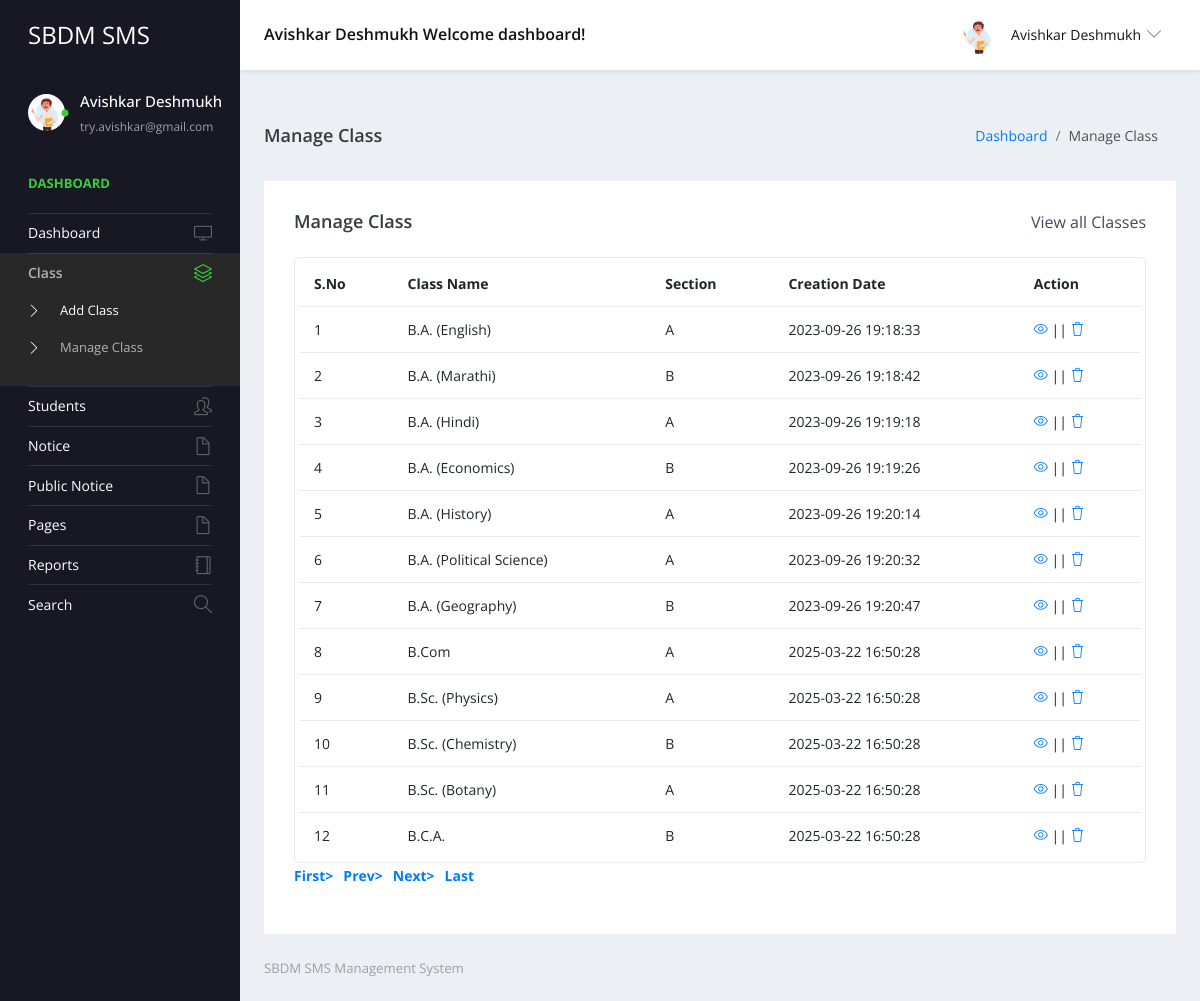
The app's page /admin/manage-class.php (signed in) with its own data.
### tables this page shows
CREATE TABLE `tblclass` (
  `ID` int(5) NOT NULL,
  `ClassName` varchar(50) DEFAULT NULL,
  `Section` varchar(20) DEFAULT NULL,
  `CreationDate` timestamp NULL DEFAULT current_timestamp()
);

### admin/manage-class.php (the view, shortened to what this page needs)
<?php
include('includes/dbconnection.php');
if (strlen($_SESSION['sturecmsaid']==0)) {
  header('location:logout.php');
  } else{
?>
<!DOCTYPE html>
<html lang="en">
  <head>
    <link rel="stylesheet" href="vendors/simple-line-icons/css/simple-line-icons.css">
    <link rel="stylesheet" href="vendors/flag-icon-css/css/flag-icon.min.css">
    <link rel="stylesheet" href="vendors/css/vendor.bundle.base.css">
    <link rel="stylesheet" href="./vendors/daterangepicker/daterangepicker.css">
    <link rel="stylesheet" href="./vendors/chartist/chartist.min.css">
    <link rel="stylesheet" href="./css/style.css">
  </head>
  <body>
    <div class="container-scroller">
     <?php include_once('includes/header.php');?>
      <div class="container-fluid page-body-wrapper">
        <?php include_once('includes/sidebar.php');?>
        <div class="main-panel">
          <div class="content-wrapper">
             <div class="page-header">
              <h3 class="page-title"> Manage Class </h3>
              <nav aria-label="breadcrumb">
                <ol class="breadcrumb">
                  <li class="breadcrumb-item"><a href="dashboard.php">Dashboard</a></li>
                  <li class="breadcrumb-item active" aria-current="page"> Manage Class</li>
                </ol>
              </nav>
            </div>
            <div class="row">
              <div class="col-md-12 grid-margin stretch-card">
                <div class="card">
                  <div class="card-body">
                    <div class="d-sm-flex align-items-center mb-4">
                      <h4 class="card-title mb-sm-0">Manage Class</h4>
                      <a href="#" class="text-dark ml-auto mb-3 mb-sm-0"> View all Classes</a>
                    </div>
                    <div class="table-responsive border rounded p-1">
                      <table class="table">
                        <thead>
                          <tr>
                            <th class="font-weight-bold">S.No</th>
                            <th class="font-weight-bold">Class Name</th>
                            <th class="font-weight-bold">Section</th>
                            <th class="font-weight-bold">Creation Date</th>
                            <th class="font-weight-bold">Action</th>
                          </tr>
                        </thead>
                        <tbody>
                           <?php
                           if (isset($_GET['pageno'])) {
            $pageno = $_GET['pageno'];
        } else {
            $pageno = 1;
        }
        $no_of_records_per_page =15;
        $offset = ($pageno-1) * $no_of_records_per_page;
       $ret = "SELECT ID FROM tblclass";
$query1 = $dbh -> prepare($ret);
$query1->execute();
$total_rows=$query1->rowCount();
$total_pages = ceil($total_rows / $no_of_records_per_page);
$sql="SELECT * from tblclass LIMIT $offset, $no_of_records_per_page";
$query = $dbh -> prepare($sql);
$query->execute();
$results=$query->fetchAll(PDO::FETCH_OBJ);
$cnt=1;
if($query->rowCount() > 0)
{
foreach($results as $row)
{               ?>
                          <tr>
                            <td><?php echo htmlentities($cnt);?></td>
                            <td><?php  echo htmlentities($row->ClassName);?></td>
                            <td><?php  echo htmlentities($row->Section);?></td>
                            <td><?php  echo htmlentities($row->CreationDate);?></td>
                            <td>
                              <div><a href="edit-class-detail.php?editid=<?php echo htmlentities ($row->ID);?>"><i class="icon-eye"></i></a>
                                                || <a href="manage-class.php?delid=<?php echo ($row->ID);?>" onclick="return confirm('Do you really want to Delete ?');"> <i class="icon-trash"></i></a></div>
                            </td>
                          </tr><?php $cnt=$cnt+1;}} ?>
                        </tbody>
                      </table>
                    </div>
                    <div align="left">
    <ul class="pagination" >
        <li><a href="?pageno=1"><strong>First></strong></a></li>
        <li class="<?php if($pageno <= 1){ echo 'disabled'; } ?>">
            <a href="<?php if($pageno <= 1){ echo '#'; } else { echo "?pageno=".($pageno - 1); } ?>"><strong style="padding-left: 10px">Prev></strong></a>
        </li>
        <li class="<?php if($pageno >= $total_pages){ echo 'disabled'; } ?>">
            <a href="<?php if($pageno >= $total_pages){ echo '#'; } else { echo "?pageno=".($pageno + 1); } ?>"><strong style="padding-left: 10px">Next></strong></a>
        </li>
        <li><a href="?pageno=<?php echo $total_pages; ?>"><strong style="padding-left: 10px">Last</strong></a></li>
    </ul>
</div>
                  </div>
                </div>
              </div>
            </div>
          </div>
         <?php include_once('includes/footer.php');?>
        </div>
      </div>
    </div>
  </body>
</html><?php }  ?>

### admin/includes/header.php (shortened to what this page needs)
 <nav class="navbar default-layout-navbar col-lg-12 col-12 p-0 fixed-top d-flex flex-row">
        <div class="navbar-brand-wrapper d-flex align-items-center">
          <a class="navbar-brand brand-logo" href="dashboard.php">
            <strong style="color: white;">SBDM SMS</strong>
          </a>
        </div><?php
         $aid= $_SESSION['sturecmsaid'];
$sql="SELECT * from tbladmin where ID=:aid";
$query = $dbh -> prepare($sql);
$query->bindParam(':aid',$aid,PDO::PARAM_STR);
$query->execute();
$results=$query->fetchAll(PDO::FETCH_OBJ);
$cnt=1;
if($query->rowCount() > 0)
{
foreach($results as $row)
{               ?>
        <div class="navbar-menu-wrapper d-flex align-items-center flex-grow-1">
          <h5 class="mb-0 font-weight-medium d-none d-lg-flex"><?php  echo htmlentities($row->AdminName);?> Welcome dashboard!</h5>
          <ul class="navbar-nav navbar-nav-right ml-auto">
            <li class="nav-item dropdown d-none d-xl-inline-flex user-dropdown">
              <a class="nav-link dropdown-toggle" id="UserDropdown" href="#" data-toggle="dropdown" aria-expanded="false">
                <img class="img-xs rounded-circle ml-2" src="images/faces/face8.jpg" alt="Profile image"> <span class="font-weight-normal"> <?php  echo htmlentities($row->AdminName);?> </span></a>
                <?php $cnt=$cnt+1;}} ?>
            </li>
          </ul>
        </div>
      </nav>

### admin/includes/sidebar.php (shortened to what this page needs)
<nav class="sidebar sidebar-offcanvas" id="sidebar">
          <ul class="nav">
            <li class="nav-item nav-profile">
              <a href="#" class="nav-link">
                <div class="profile-image">
                  <img class="img-xs rounded-circle" src="images/faces/face8.jpg" alt="profile image">
                  <div class="dot-indicator bg-success"></div>
                </div>
                <div class="text-wrapper">
                  <?php
         $aid= $_SESSION['sturecmsaid'];
$sql="SELECT * from tbladmin where ID=:aid";
$query = $dbh -> prepare($sql);
$query->bindParam(':aid',$aid,PDO::PARAM_STR);
$query->execute();
$results=$query->fetchAll(PDO::FETCH_OBJ);
$cnt=1;
if($query->rowCount() > 0)
{
foreach($results as $row)
{               ?>
                  <p class="profile-name"><?php  echo htmlentities($row->AdminName);?></p>
                  <p class="designation"><?php  echo htmlentities($row->Email);?></p><?php $cnt=$cnt+1;}} ?>
                </div>
              </a>
            </li>
            <li class="nav-item nav-category">
              <span class="nav-link">Dashboard</span>
            </li>
            <li class="nav-item">
              <a class="nav-link" href="dashboard.php">
                <span class="menu-title">Dashboard</span>
                <i class="icon-screen-desktop menu-icon"></i>
              </a>
            </li>
            <li class="nav-item">
              <a class="nav-link" data-toggle="collapse" href="#ui-basic" aria-expanded="false" aria-controls="ui-basic">
                <span class="menu-title">Class</span>
                <i class="icon-layers menu-icon"></i>
              </a>
              <div class="collapse" id="ui-basic">
                <ul class="nav flex-column sub-menu">
                  <li class="nav-item"> <a class="nav-link" href="add-class.php">Add Class</a></li>
                  <li class="nav-item"> <a class="nav-link" href="manage-class.php">Manage Class</a></li>
                </ul>
              </div>
            </li>
            <li class="nav-item">
              <a class="nav-link" data-toggle="collapse" href="#ui-basic1" aria-expanded="false" aria-controls="ui-basic1">
                <span class="menu-title">Students</span>
                <i class="icon-people menu-icon"></i>
              </a>
            </li>
            <li class="nav-item">
              <a class="nav-link" data-toggle="collapse" href="#auth" aria-expanded="false" aria-controls="auth">
                <span class="menu-title">Notice</span>
                <i class="icon-doc menu-icon"></i>
              </a>
            </li>
            <li class="nav-item">
              <a class="nav-link" data-toggle="collapse" href="#auth1" aria-expanded="false" aria-controls="auth">
                <span class="menu-title">Public Notice</span>
                <i class="icon-doc menu-icon"></i>
              </a>
              <li class="nav-item">
              <a class="nav-link" data-toggle="collapse" href="#auth2" aria-expanded="false" aria-controls="auth">
                <span class="menu-title">Pages</span>
                <i class="icon-doc menu-icon"></i>
              </a>
            </li>
              <li class="nav-item">
              <a class="nav-link" href="between-dates-reports.php">
                <span class="menu-title">Reports</span>
                <i class="icon-notebook menu-icon"></i>
              </a>
            </li>
            <li class="nav-item">
              <a class="nav-link" href="search.php">
                <span class="menu-title">Search</span>
                <i class="icon-magnifier menu-icon"></i>
              </a>
            </li>
            </li>
          </ul>
        </nav>

### admin/includes/footer.php
<footer class="footer">
            <div class="d-sm-flex justify-content-center justify-content-sm-between">
              <span class="text-muted d-block text-center text-sm-left d-sm-inline-block" style="color: blue;">SBDM SMS Management System</span>
            </div>
          </footer>

### records on screen
tblclass: ClassName "B.A. (English)", Section "A", CreationDate "2023-09-26 19:18:33"
tblclass: ClassName "B.A. (Marathi)", Section "B", CreationDate "2023-09-26 19:18:42"
tblclass: ClassName "B.A. (Hindi)", Section "A", CreationDate "2023-09-26 19:19:18"
tblclass: ClassName "B.A. (Economics)", Section "B", CreationDate "2023-09-26 19:19:26"
tblclass: ClassName "B.A. (History)", Section "A", CreationDate "2023-09-26 19:20:14"
tblclass: ClassName "B.A. (Political Science)", Section "A", CreationDate "2023-09-26 19:20:32"
tblclass: ClassName "B.A. (Geography)", Section "B", CreationDate "2023-09-26 19:20:47"
tblclass: ClassName "B.Com", Section "A", CreationDate "2025-03-22 16:50:28"
tblclass: ClassName "B.Sc. (Physics)", Section "A", CreationDate "2025-03-22 16:50:28"
tblclass: ClassName "B.Sc. (Chemistry)", Section "B", CreationDate "2025-03-22 16:50:28"
tblclass: ClassName "B.Sc. (Botany)", Section "A", CreationDate "2025-03-22 16:50:28"
tblclass: ClassName "B.C.A.", Section "B", CreationDate "2025-03-22 16:50:28"

### other values on screen
$row->AdminName "Avishkar Deshmukh"
$row->Email "try.avishkar@gmail.com"
